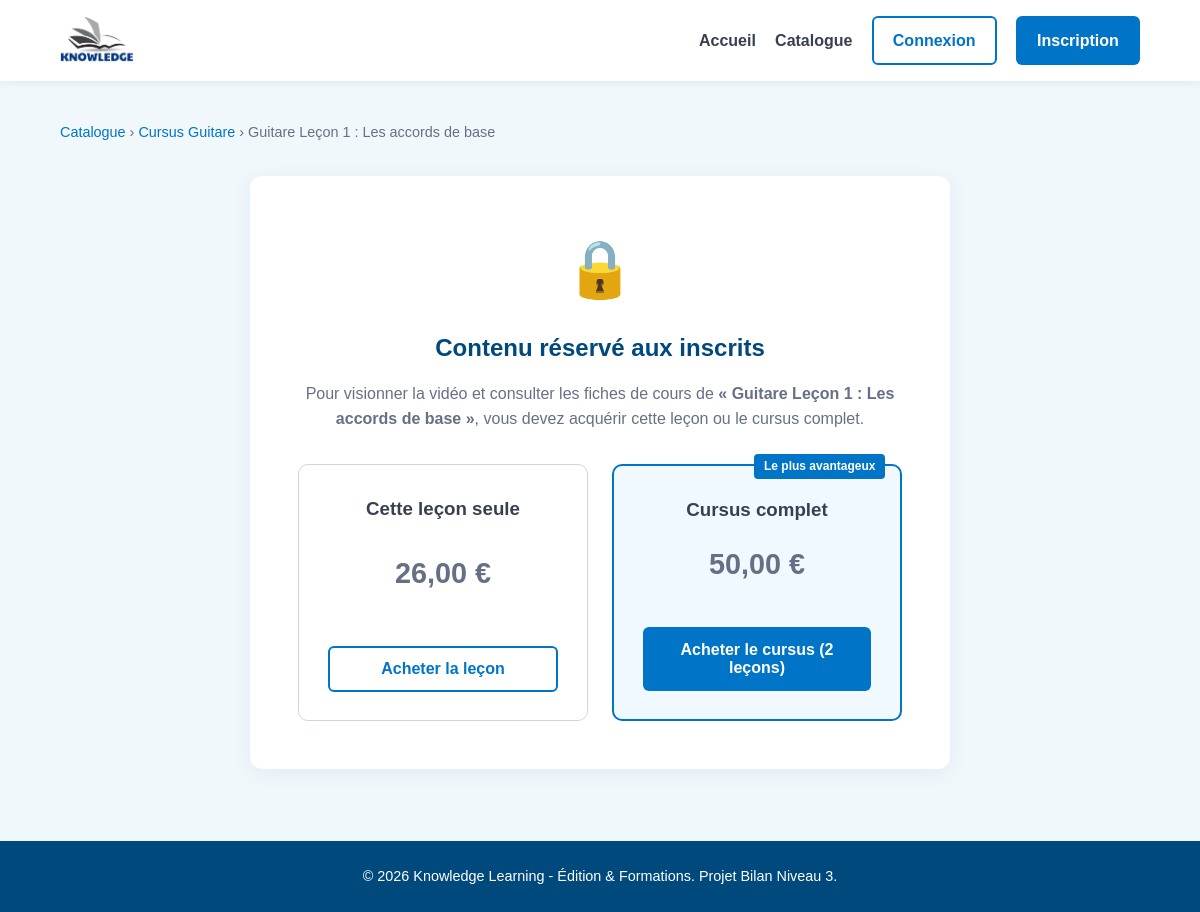
/lessons/guitare-lecon-1, run on the app's committed database.
### tables this page shows
CREATE TABLE courses (
    id INT AUTO_INCREMENT PRIMARY KEY,
    theme_id INT NOT NULL,
    title VARCHAR(150) NOT NULL,
    slug VARCHAR(180) NOT NULL UNIQUE,
    description TEXT NULL,
    price DECIMAL(10, 2) NOT NULL,
    created_at DATETIME NOT NULL DEFAULT CURRENT_TIMESTAMP,
    updated_at DATETIME NOT NULL DEFAULT CURRENT_TIMESTAMP ON UPDATE CURRENT_TIMESTAMP,
    created_by VARCHAR(100) NOT NULL DEFAULT 'system',
    updated_by VARCHAR(100) NOT NULL DEFAULT 'system',
    CONSTRAINT fk_courses_theme FOREIGN KEY (theme_id) REFERENCES themes(id) ON DELETE CASCADE
);

CREATE TABLE lessons (
    id INT AUTO_INCREMENT PRIMARY KEY,
    course_id INT NOT NULL,
    title VARCHAR(150) NOT NULL,
    slug VARCHAR(180) NOT NULL UNIQUE,
    description TEXT NULL,
    content_text LONGTEXT NULL,
    video_url VARCHAR(255) NULL,
    price DECIMAL(10, 2) NOT NULL,
    position INT NOT NULL DEFAULT 1,
    created_at DATETIME NOT NULL DEFAULT CURRENT_TIMESTAMP,
    updated_at DATETIME NOT NULL DEFAULT CURRENT_TIMESTAMP ON UPDATE CURRENT_TIMESTAMP,
    created_by VARCHAR(100) NOT NULL DEFAULT 'system',
    updated_by VARCHAR(100) NOT NULL DEFAULT 'system',
    CONSTRAINT fk_lessons_course FOREIGN KEY (course_id) REFERENCES courses(id) ON DELETE CASCADE
);

### src/Controllers/CatalogController.php (called while the page is built, shortened)
<?php
class CatalogController extends BaseController
{
    private CatalogRepository $catalogRepository;
    public function __construct(
        ?CatalogRepository $catalogRepository = null,
        ?AccessRepository $accessRepository = null
    ) {
        $this->catalogRepository = $catalogRepository ?? new CatalogRepository();
    }
    public function lesson(string $slug): void
    {
        $lesson = $this->catalogRepository->findLessonBySlug($slug);
        $course = $this->catalogRepository->findCourseById($lesson->getCourseId());
        if ($course !== null) {
            $courseLessons = $this->catalogRepository->findLessonsByCourseId($course->getId());
            $course->setLessons($courseLessons);
        }
        $hasAccess = false;
        $isValidated = false;
        $this->render('catalog/lesson', [
            'pageTitle' => sprintf('%s - Knowledge Learning', $lesson->getTitle()),
            'lesson' => $lesson,
            'course' => $course,
            'hasAccess' => $hasAccess,
            'isValidated' => $isValidated
        ]);
    }
}

### public/index.php (called while the page is built, shortened)
<?php
$router = new Router();
$router->get('/', HomeController::class, 'index');
$router->get('/courses', CatalogController::class, 'index');
$router->get('/themes/{slug}', CatalogController::class, 'theme');
$router->get('/courses/{slug}', CatalogController::class, 'course');
$router->get('/lessons/{slug}', CatalogController::class, 'lesson');
$router->post('/lessons/{id}/validate', LessonController::class, 'validate');
$router->get('/certifications', CertificationController::class, 'index');
$router->get('/admin', AdminController::class, 'index');
$router->post('/admin/users/{id}/role', AdminController::class, 'updateUserRole');
$router->post('/admin/courses/create', AdminController::class, 'createCourse');
$router->post('/admin/courses/{id}/delete', AdminController::class, 'deleteCourse');
$router->get('/admin/catalog', AdminController::class, 'catalog');
$router->post('/admin/themes/create', AdminController::class, 'createTheme');
$router->post('/admin/themes/{id}/update', AdminController::class, 'updateTheme');
$router->post('/admin/themes/{id}/delete', AdminController::class, 'deleteTheme');
$router->post('/admin/courses/{id}/update', AdminController::class, 'updateCourse');
$router->post('/admin/lessons/create', AdminController::class, 'createLesson');
$router->post('/admin/lessons/{id}/update', AdminController::class, 'updateLesson');
$router->post('/admin/lessons/{id}/delete', AdminController::class, 'deleteLesson');
$router->post('/checkout/course/{id}', CheckoutController::class, 'checkoutCourse');
$router->post('/checkout/lesson/{id}', CheckoutController::class, 'checkoutLesson');
$router->get('/checkout/success', CheckoutController::class, 'success');
$router->get('/checkout/cancel', CheckoutController::class, 'cancel');
$router->post('/stripe/webhook', StripeWebhookController::class, 'handle');
$router->get('/register', AuthController::class, 'showRegister');
$router->post('/register', AuthController::class, 'register');
$router->get('/activate', AuthController::class, 'activate');
$router->get('/login', AuthController::class, 'showLogin');
$router->post('/login', AuthController::class, 'login');
$router->post('/logout', AuthController::class, 'logout');
$requestUri = $_SERVER['REQUEST_URI'] ?? '/';
$requestMethod = $_SERVER['REQUEST_METHOD'] ?? 'GET';
$router->dispatch($requestUri, $requestMethod);

### src/Config/Database.php (called while the page is built, shortened)
<?php
class Database
{
    private static ?PDO $connection = null;
    public static function getConnection(): PDO
    {
        if (self::$connection === null) {
            $host = $_ENV['DB_HOST'] ?? '127.0.0.1';
            $port = $_ENV['DB_PORT'] ?? '3306';
            $database = $_ENV['DB_DATABASE'] ?? 'knowledge_learning';
            $username = $_ENV['DB_USERNAME'] ?? 'root';
            $password = $_ENV['DB_PASSWORD'] ?? '';
            $dsn = sprintf('mysql:host=%s;port=%s;dbname=%s;charset=utf8mb4', $host, $port, $database);
            try {
                self::$connection = new PDO($dsn, $username, $password, [
                    PDO::ATTR_ERRMODE            => PDO::ERRMODE_EXCEPTION,
                    PDO::ATTR_DEFAULT_FETCH_MODE => PDO::FETCH_ASSOC,
                    PDO::ATTR_EMULATE_PREPARES   => false,
                ]);
            } catch (PDOException $e) {
                throw new RuntimeException('Database connection error: ' . $e->getMessage(), (int) $e->getCode(), $e);
            }
        }
        return self::$connection;
    }
}

### src/Repositories/BaseRepository.php (called while the page is built, shortened)
<?php
abstract class BaseRepository
{
    public function __construct(?PDO $db = null)
    {
        $this->db = $db ?? Database::getConnection();
    }
}

### src/Repositories/CatalogRepository.php (called while the page is built, shortened)
<?php
class CatalogRepository extends BaseRepository
{
    public function findCourseById(int $id): ?Course
    {
        $stmt = $this->db->prepare('SELECT c.*, t.name as theme_name
                                   FROM courses c
                                   JOIN themes t ON c.theme_id = t.id
                                   WHERE c.id = :id LIMIT 1');
        $stmt->execute(['id' => $id]);
        $row = $stmt->fetch();
        return $row ? new Course($row) : null;
    }
    public function findLessonBySlug(string $slug): ?Lesson
    {
        $stmt = $this->db->prepare('SELECT * FROM lessons WHERE slug = :slug LIMIT 1');
        $stmt->execute(['slug' => $slug]);
        $row = $stmt->fetch();
        return $row ? new Lesson($row) : null;
    }
}

### src/Models/Lesson.php (called while the page is built, shortened)
<?php
class Lesson
{
    private ?int $id;
    private int $courseId;
    private string $title;
    private float $price;
    public function __construct(array $attributes = [])
    {
        $this->id = isset($attributes['id']) ? (int) $attributes['id'] : null;
        $this->courseId = (int) ($attributes['course_id'] ?? 0);
        $this->title = (string) ($attributes['title'] ?? '');
        $this->price = (float) ($attributes['price'] ?? 0.0);
    }
    public function getId(): ?int { return $this->id; }
    public function getCourseId(): int { return $this->courseId; }
    public function getTitle(): string { return $this->title; }
    public function getPrice(): float { return $this->price; }
}

### src/Models/Course.php (called while the page is built, shortened)
<?php
class Course
{
    private ?int $id;
    private string $title;
    private string $slug;
    private float $price;
    private array $lessons = [];
    public function __construct(array $attributes = [])
    {
        $this->id = isset($attributes['id']) ? (int) $attributes['id'] : null;
        $this->title = (string) ($attributes['title'] ?? '');
        $this->slug = (string) ($attributes['slug'] ?? '');
        $this->price = (float) ($attributes['price'] ?? 0.0);
    }
    public function getId(): ?int { return $this->id; }
    public function getTitle(): string { return $this->title; }
    public function getSlug(): string { return $this->slug; }
    public function getPrice(): float { return $this->price; }
    public function getLessons(): array { return $this->lessons; }
    public function setLessons(array $lessons): self { $this->lessons = $lessons; return $this; }
}

### views/catalog/lesson.php (the view, shortened to what this page needs)
<div class="lesson-page">
    <div class="breadcrumb">
        <a href="/courses">Catalogue</a> &rsaquo;
        <?php if ($course): ?>
            <a href="/courses/<?= htmlspecialchars($course->getSlug(), ENT_QUOTES, 'UTF-8') ?>"><?= htmlspecialchars($course->getTitle(), ENT_QUOTES, 'UTF-8') ?></a> &rsaquo;
        <?php endif; ?>
        <span><?= htmlspecialchars($lesson->getTitle(), ENT_QUOTES, 'UTF-8') ?></span>
    </div>
    <?php if ($hasAccess): ?>
        <article class="lesson-content-card">
            <header class="lesson-header">
                <span class="badge-tag">Leçon débloquée</span>
                <h1><?= htmlspecialchars($lesson->getTitle(), ENT_QUOTES, 'UTF-8') ?></h1>
            </header>
            <?php if (!empty($lesson->getVideoUrl())): ?>
                <div class="video-container">
                    <iframe
                        src="<?= htmlspecialchars($lesson->getVideoUrl(), ENT_QUOTES, 'UTF-8') ?>"
                        title="<?= htmlspecialchars($lesson->getTitle(), ENT_QUOTES, 'UTF-8') ?>"
                        frameborder="0"
                        allow="accelerometer; autoplay; clipboard-write; encrypted-media; gyroscope; picture-in-picture"
                        allowfullscreen>
                    </iframe>
                </div>
            <?php endif; ?>
            <div class="lesson-text-body">
                <h3>Support & Fiche de cours</h3>
                <p><?= nl2br(htmlspecialchars($lesson->getContentText() ?? 'Contenu pédagogique en cours de mise à jour.', ENT_QUOTES, 'UTF-8')) ?></p>
            </div>
            <footer class="lesson-validation-footer">
                <?php if ($isValidated): ?>
                    <div class="alert alert-success">
                        ✅ <strong>Leçon validée !</strong> Votre progression a bien été enregistrée pour ce cursus.
                    </div>
                <?php else: ?>
                    <form action="/lessons/<?= $lesson->getId() ?>/validate" method="POST">
                        <?= \App\Core\Csrf::field() ?>
                        <button type="submit" class="btn btn-primary btn-lg">Valider cette leçon</button>
                    </form>
                <?php endif; ?>
            </footer>
        </article>
    <?php else: ?>
        <div class="paywall-card">
            <div class="paywall-icon">🔒</div>
            <h2>Contenu réservé aux inscrits</h2>
            <p>Pour visionner la vidéo et consulter les fiches de cours de <strong>« <?= htmlspecialchars($lesson->getTitle(), ENT_QUOTES, 'UTF-8') ?> »</strong>, vous devez acquérir cette leçon ou le cursus complet.</p>
            <div class="purchase-options">
                <div class="option-card">
                    <h3>Cette leçon seule</h3>
                    <p class="option-price"><?= number_format($lesson->getPrice(), 2, ',', ' ') ?> €</p>
                    <form action="/checkout/lesson/<?= $lesson->getId() ?>" method="POST">
                        <button type="submit" class="btn btn-outline btn-block">Acheter la leçon</button>
                    </form>
                </div>
                <?php if ($course): ?>
                    <div class="option-card option-featured">
                        <span class="popular-tag">Le plus avantageux</span>
                        <h3>Cursus complet</h3>
                        <p class="option-price"><?= number_format($course->getPrice(), 2, ',', ' ') ?> €</p>
                        <form action="/checkout/course/<?= $course->getId() ?>" method="POST">
                            <button type="submit" class="btn btn-primary btn-block">Acheter le cursus (<?= count($course->getLessons() ?? []) ?> leçons)</button>
                        </form>
                    </div>
                <?php endif; ?>
            </div>
        </div>
    <?php endif; ?>
</div>

### src/Core/Router.php (shortened to what this page needs)
<?php
class Router
{
    private array $routes = [];
    private function addRoute(string $method, string $path, string $controller, string $action): void
    {
        $paramNames = [];
        $regex = preg_replace_callback('/\{([a-zA-Z0-9_]+)\}/', function (array $matches) use (&$paramNames) {
            $paramNames[] = $matches[1];
            return '([a-zA-Z0-9_\-]+)';
        }, $path);
        $regexPattern = '#^' . $regex . '$#';
        $this->routes[$method][$path] = [
            'controller' => $controller,
            'action' => $action,
            'regex' => $regexPattern,
            'paramNames' => $paramNames
        ];
    }
    public function dispatch(string $uri, string $method): void
    {
        $path = parse_url($uri, PHP_URL_PATH) ?: '/';
        if (isset($this->routes[$method])) {
            foreach ($this->routes[$method] as $routePath => $route) {
                if (preg_match($route['regex'], $path, $matches)) {
                    array_shift($matches);
                    $controllerClass = $route['controller'];
                    $action = $route['action'];
                    if (class_exists($controllerClass)) {
                        $controller = new $controllerClass();
                        if (method_exists($controller, $action)) {
                            $controller->$action(...$matches);
                            return;
                        }
                    }
                }
            }
        }
    }
}

### public/assets/css/style.css (style rules this page uses)
:root { --bg-main: #f1f8fc; --primary-blue: #0074c7; --primary-dark: #00497c; --text-dark: #384050; --accent-red: #cd2c2e; --accent-green: #82b864; --white: #ffffff; --font-stack: "Comic Sans MS", "Chalkboard SE", "Comic Neue", cursive, sans-serif; }
* { box-sizing: border-box; margin: 0; padding: 0; }
body { background-color: var(--bg-main); color: var(--text-dark); font-family: var(--font-stack); line-height: 1.6; display: flex; flex-direction: column; min-height: 100vh; }
.btn { display: inline-block; padding: 0.6rem 1.2rem; border-radius: 6px; font-weight: bold; text-decoration: none; cursor: pointer; border: 2px solid transparent; transition: all 0.2s ease; }
.btn-primary { background-color: var(--primary-blue); color: var(--white) !important; }
.btn-outline { border-color: var(--primary-blue); color: var(--primary-blue) !important; background: transparent; }
.btn-block { width: 100%; padding: 0.75rem; font-size: 1rem; margin-top: 0.5rem; }
.breadcrumb { margin-bottom: 1.5rem; font-size: 0.9rem; color: #667085; }
.breadcrumb a { color: var(--primary-blue); text-decoration: none; }
.paywall-card { background: var(--white); padding: 3rem; border-radius: 12px; text-align: center; max-width: 700px; margin: 2rem auto; box-shadow: 0 4px 20px rgba(0, 73, 124, 0.08); }
.paywall-icon { font-size: 3.5rem; margin-bottom: 1rem; }
.paywall-card h2 { color: var(--primary-dark); margin-bottom: 0.8rem; }
.paywall-card p { color: #667085; margin-bottom: 2rem; line-height: 1.6; }
.purchase-options { display: grid; grid-template-columns: 1fr 1fr; gap: 1.5rem; }
.option-card { border: 1px solid #d0d5dd; padding: 1.8rem; border-radius: 10px; display: flex; flex-direction: column; justify-content: space-between; }
.option-featured { border: 2px solid var(--primary-blue); background: #f0f9ff; position: relative; }
.popular-tag { position: absolute; top: -12px; right: 15px; background: var(--primary-blue); color: var(--white); font-size: 0.75rem; padding: 0.2rem 0.6rem; border-radius: 4px; font-weight: bold; }
.option-price { font-size: 1.8rem; font-weight: bold; color: var(--primary-dark); margin: 1rem 0; }

### data on the page
courses: title "Cursus Guitare", price "50,00"
lessons: title "Guitare Leçon 1 : Les accords de base", price "26,00"

### other printed values
count($course->getLessons() ?? []) "2"
